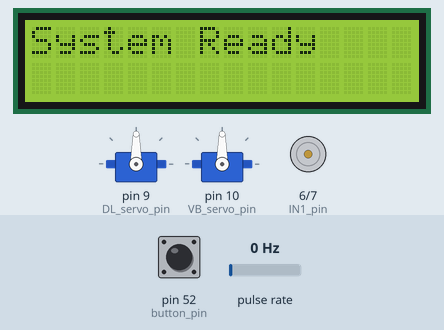
This sketch was run on a simulated Arduino Mega 2560, built with avr-gcc and run on an emulated ATmega2560. Parts: 2 × servo, 16×2 character LCD, motor-driver pin pairs drawn as motors (green arrow = first pin HIGH = forward, orange = second pin HIGH = backward, longer = more drive, scaled by the enable pin). Wiring (inferred from the names in the program): pulse sensor: data pin 3. The test bench sets the inputs (shaded band); at power-on: pin 52 (button_pin) LOW, pulse rate 0 Hz.

Above: at 1.2 s.
1.3 s: pin 52 (button_pin) pulled HIGH for 0.15 s
At 2.4 s:
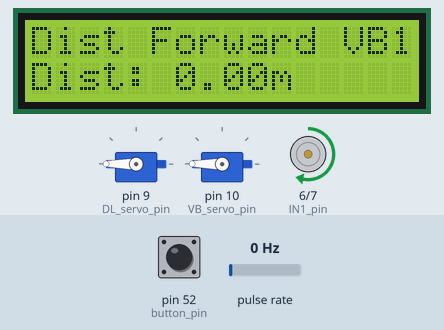
2.9 s: pulse rate (sensor on pin 3) set to 8 Hz
At 3.15 s:
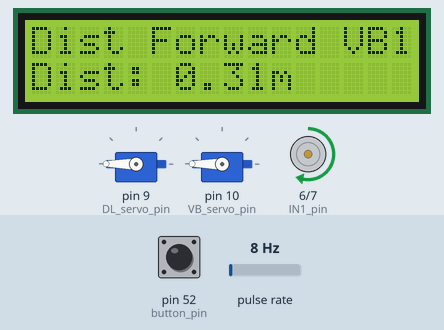
4.5 s: pulse rate (sensor on pin 3) set to 11 Hz
At 6.5 s:
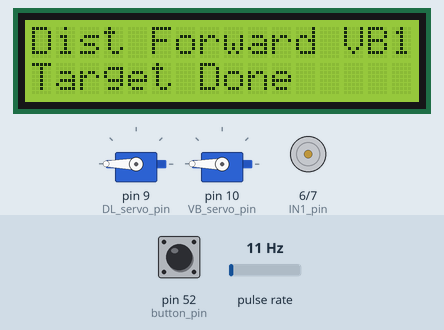
7.3 s: pulse rate (sensor on pin 3) set to 100 Hz
At 14.0 s:
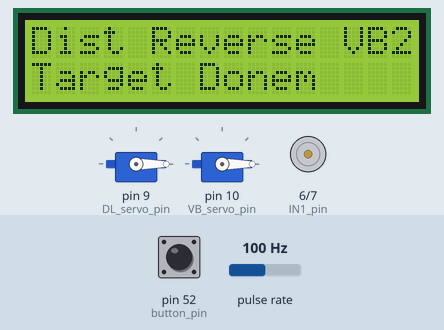
Timing chart, 0 to 15.5 s (numbered marks = the images above; inputs shaded):
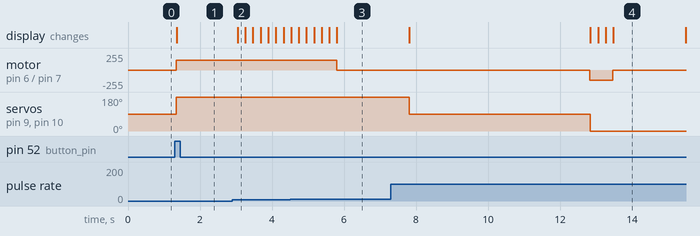

The sketch:

wbr_lever_prototype.ino
```cpp
#include <Servo.h>
#include <Wire.h>
#include <LiquidCrystal_I2C.h>

// Define the pins for the servos
#define DL_servo_pin 9       // Direction Lever Servo Pin
#define VB_servo_pin 10      // Vibration Lever Servo Pin
#define button_pin 52        // Push Button Pin on Arduino Mega

// Define motor driver pins
#define ENA_pin 5            // PWM Speed Control
#define IN1_pin 6            // Motor Direction Control 1
#define IN2_pin 7            // Motor Direction Control 2

// Define encoder pins
#define ENCODER_DT 2         // Encoder DT pin
#define ENCODER_CLK 3        // Encoder CLK pin

// Constants for distance calculation
const float WHEEL_CIRCUMFERENCE = 6.3; // Wheel circumference in meters (e.g., 20cm diameter)
const int PULSES_PER_REVOLUTION = 20;   // Encoder pulses per revolution

// Variables for encoder
volatile int pulse_count = 0;           // Count of encoder pulses
float distance_achieved = 0.0;          // Distance in meters

// Create Servo objects
Servo DL_servo;              // Direction Lever Servo
Servo VB_servo;              // Vibration Lever Servo

// LCD setup (Address 0x27, 16 columns, 2 rows)
LiquidCrystal_I2C lcd(0x27, 16, 2);

// Button state variables
bool last_button_state = LOW;
bool button_state = LOW;
bool system_running = false;  // Track system state

// Define servo positions
int neutral_pos = 90;
int forward_pos = 180;
int reverse_pos = -180;
int vibration_pos_1 = 180;    // Vibration Mode 1 (VBM1)
int vibration_pos_2 = -180;      // Vibration Mode 2 (VBM2)

void setup() {
  // Initialize the servos
  DL_servo.attach(DL_servo_pin);
  VB_servo.attach(VB_servo_pin);

  // Set initial servo positions
  DL_servo.write(neutral_pos);
  VB_servo.write(neutral_pos);

  // Setup Push Button
  pinMode(button_pin, INPUT);

  // Setup motor driver pins
  pinMode(ENA_pin, OUTPUT);
  pinMode(IN1_pin, OUTPUT);
  pinMode(IN2_pin, OUTPUT);

  // Setup encoder pins
  pinMode(ENCODER_DT, INPUT);
  pinMode(ENCODER_CLK, INPUT);
  attachInterrupt(digitalPinToInterrupt(ENCODER_CLK), count_pulses, RISING);

  // Initialize LCD
  lcd.begin(16, 2);  // Initialize with 16 columns and 2 rows
  lcd.backlight();   // Turn on the backlight
  lcd.setCursor(0, 0);
  lcd.print("System Ready");

  Serial.begin(9600); // For debugging
}

void loop() {
  // Read button state
  button_state = digitalRead(button_pin);

  // Toggle system start/stop with button
  if (button_state == HIGH && last_button_state == LOW) {
    system_running = !system_running;
    if (system_running) {
      lcd.clear();
      lcd.setCursor(0, 0);
      lcd.print("Operation Start");
      start_operation();
    } else {
      lcd.clear();
      lcd.setCursor(0, 0);
      lcd.print("System Stopped");
      stop_motor();
      DL_servo.write(neutral_pos);
      VB_servo.write(neutral_pos);
    }
    delay(500);  // Debounce delay
  }
  last_button_state = button_state;
}

void start_operation() {
  // Reset pulse count
  pulse_count = 0;

  // Step 1: Forward Operation
  lcd.clear();
  lcd.setCursor(0, 0);
  lcd.print("Dist Forward VB1");
  DL_servo.write(forward_pos);
  VB_servo.write(vibration_pos_1);
  run_motor(true);
  measure_distance(7.83);  // Target distance for forward

  // Move to neutral after forward operation
  stop_motor();
  DL_servo.write(neutral_pos);
  VB_servo.write(neutral_pos);
  lcd.clear();
  lcd.setCursor(0, 0);
  lcd.print("Neutral");
  delay(5000);

  // Reset for next step
  pulse_count = 0;

  // Step 2: Reverse Operation
  lcd.clear();
  lcd.setCursor(0, 0);
  lcd.print ("Dist Reverse VB2");
  VB_servo.write(vibration_pos_2);
  DL_servo.write(reverse_pos);
  run_motor(false);
  measure_distance(8.37);  // Target distance for reverse

  // Stop motor and end operation
  stop_motor();
  lcd.clear();
  lcd.setCursor(0, 0);
  lcd.print("Operation Done");
  delay(2000);
}

void measure_distance(float target_distance) {
  while (distance_achieved < target_distance) {
    // Calculate distance achieved
    distance_achieved = (pulse_count * WHEEL_CIRCUMFERENCE) / PULSES_PER_REVOLUTION;

    // Display real-time distance
    lcd.setCursor(0, 1);
    lcd.print("Dist: ");
    lcd.print(distance_achieved, 2);  // Display up to 2 decimal places
    lcd.print("m ");
    delay(200);  // Update every 200ms
  }
  stop_motor();
  lcd.setCursor(0, 1);
  lcd.print("Target Done");
  delay(2000);
}

void run_motor(bool forward) {
  if (forward) {
    // Forward direction
    digitalWrite(IN1_pin, HIGH);
    digitalWrite(IN2_pin, LOW);
  } else {
    // Reverse direction
    digitalWrite(IN1_pin, LOW);
    digitalWrite(IN2_pin, HIGH);
  }
  analogWrite(ENA_pin, 150);  // Medium speed
}

void stop_motor() {
  analogWrite(ENA_pin, 0);  // Stop motor by setting PWM to 0
  digitalWrite(IN1_pin, LOW);
  digitalWrite(IN2_pin, LOW);
}

// Interrupt Service Routine (ISR) for encoder
void count_pulses() {
  pulse_count++;
}
```

Measured:
- the behaviour switches between 9 and 10 Hz on pulse rate (sensor on pin 3) (found by bisection; images 2 and 3)
- after the input at 1.3 s, motor on pin 6 (IN1_pin) / pin 7 (IN2_pin): stopped → forward 150/255 at once; servo on pin 9 (DL_servo_pin), servo on pin 10 (VB_servo_pin): 90° → 180° at once; the display: changes after 0.05 s (image 1)
- after the input at 2.9 s, the display: changes after 0.15 s (image 2)
- after the input at 4.5 s, motor on pin 6 (IN1_pin) / pin 7 (IN2_pin): forward 150/255 → stopped after 1.3 s instead of 1.7 s
